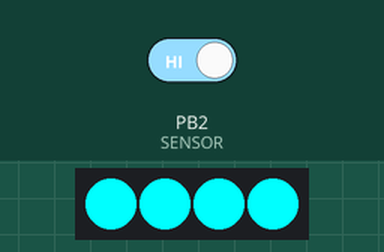
The sketch below on a simulated ATtiny85, built with avr-gcc and run on an emulated ATtiny85. On the bench: 4 RGB LEDs in strip order, left to right. The test bench sets the inputs (shaded band); at power-on: PB2 (SENSOR) HIGH.

Above: at 1.2 s.
1.3 s: PB2 (SENSOR) driven LOW
At 2.1 s:
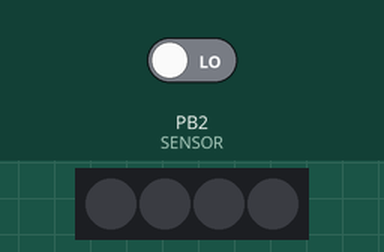
3.0 s: PB2 (SENSOR) driven HIGH
At 3.07 s:
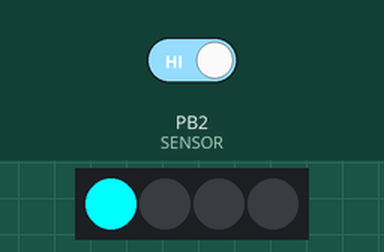
Timing chart, 0 to 6.0 s (numbered marks = the images above; inputs shaded):
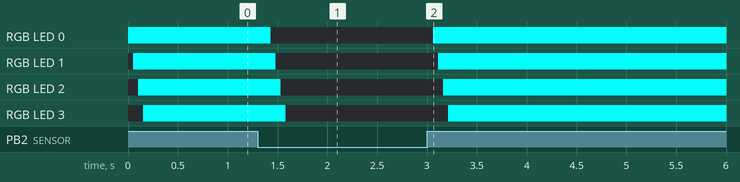

Measured:
- after the input at 1.3 s, RGB LED 0: RGB(0, 255, 255) → off after 0.13 s; RGB LED 1: RGB(0, 255, 255) → off after 0.18 s; RGB LED 2: RGB(0, 255, 255) → off after 0.23 s; RGB LED 3: RGB(0, 255, 255) → off after 0.28 s
- after the input at 3.0 s, RGB LED 0: off → RGB(0, 255, 255) after 0.06 s; RGB LED 1: off → RGB(0, 255, 255) after 0.11 s; RGB LED 2: off → RGB(0, 255, 255) after 0.16 s; RGB LED 3: off → RGB(0, 255, 255) after 0.22 s

The sketch:

Gemma_light_sensor_neopixel_detect_DARKNESS.ino
```cpp
/*
Saved as Gemma_Light_sensor_neopixel_detect DARKNESS.ino

Connect one leg of a light dependent resistor (LDR) or photocell to pin 2 and the other leg to ground.
NeoPixels will turn on when an LDR detects that it's DARK.

The original code, from Becky Stern, is from https://learn.adafruit.com/light-activated-pixel-heart/arduino-code

Board:  Adafruit Gemma (ATtiny85 8MHZ)
Programmer:  USBtinyISP

or

Board:  Gemma M0
Programmer:  USBasp

*/

#include <Adafruit_NeoPixel.h>

#define NUM_LEDS 4  // This many NeoPixels...
#define LED_PIN  1  // are connected to this DIGITAL pin #.
#define SENSOR   2  // One leg of a photocell LIGHT sensor is connected to this DIGITAL pin #.
                    // The other leg is connected to ground.

Adafruit_NeoPixel strip(NUM_LEDS, LED_PIN);

void setup() {
  strip.begin();
  strip.show();                  // Initialize all pixels to 'off'
  pinMode(SENSOR, INPUT_PULLUP); // Enable pull-up resistor on sensor pin
}

/*
In the loop below, I've adapted the code so that the NeoPixels only turn ON only when it's DARK.  If you want them to be OFF when it's dark,
you'll need to adjust the code (see URL above for original code). Since the light dependent resistor (LDR) is being used as a digital
(binary) sensor, it must be COMPLETELY dark to turn it ON; your finger is not opaque enough!
*/

void loop() {

  if(!digitalRead(SENSOR)) {                 // Is the sensor exposed to light?  If so, turn off animation.
    colorWipe(strip.Color(0, 0, 0), 50);     // Animate off
    //colorWipe(strip.Color(255, 0, 255), 50); // Animate purple
  } else {                                   // Else, if the sensor is dark...
    colorWipe(strip.Color(0, 255, 255), 50); // Animate cyan.
    //colorWipe(strip.Color(0, 0, 0), 50);     // Animate off
  }
  delay(2); // Pause 2 milliseconds before repeating
}

/*
In the following function, the NeoPixels will fill, one after the other, with the color programmed in the loop
above.  To change the color, change the hex code above.
ex.  colorWipe(strip.Color(0, 255, 0), 50); // would be green
*/

void colorWipe(uint32_t c, uint8_t wait) {
  for(uint16_t i=0; i<strip.numPixels(); i++) {
    strip.setPixelColor(i, c);
    strip.show();
    delay(wait);
  }
}
```
